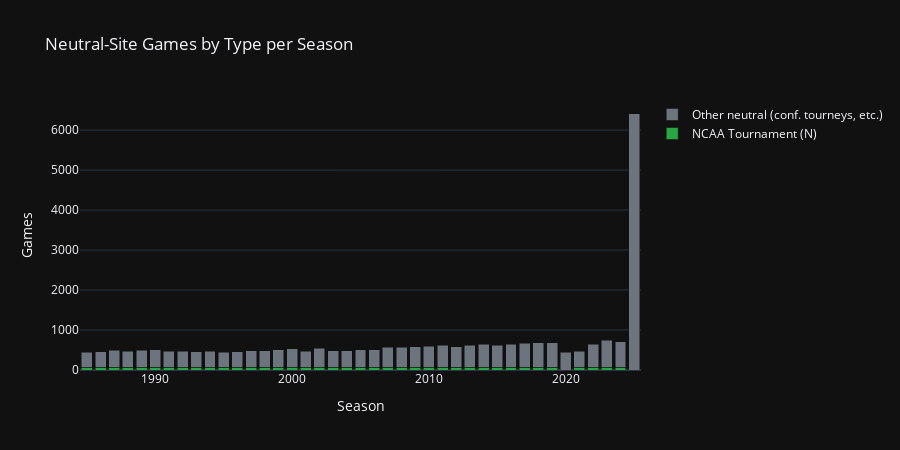

Here is the notebook cell this chart was saved with:
### Code cell
# ── 7.4  Neutral-site game analysis ──────────────────────────────────────────
neutral_df = all_games_df[all_games_df["loc"] == "N"].copy()

neutral_per_season = (
    neutral_df
    .groupby("season")
    .agg(
        neutral_total=("game_id", "count"),
        neutral_tournament=("is_tournament", "sum"),
    )
    .assign(neutral_non_tournament=lambda df: df["neutral_total"] - df["neutral_tournament"])
    .reset_index()
)

fig = go.Figure()
fig.add_trace(go.Bar(
    x=neutral_per_season["season"],
    y=neutral_per_season["neutral_tournament"],
    name="NCAA Tournament (N)",
    marker_color=COLOR_GOOD,
))
fig.add_trace(go.Bar(
    x=neutral_per_season["season"],
    y=neutral_per_season["neutral_non_tournament"],
    name="Other neutral (conf. tourneys, etc.)",
    marker_color=COLOR_NEUTRAL,
))
fig.update_layout(
    title="Neutral-Site Games by Type per Season",
    barmode="stack",
    xaxis_title="Season",
    yaxis_title="Games",
    template="plotly_dark",
    height=450,
)
fig.show()

print(f"Total neutral-site games         : {len(neutral_df):,}")
print(f"  of which is_tournament=True    : {neutral_df['is_tournament'].sum():,}")
print(f"  of which is_tournament=False   : {(~neutral_df['is_tournament']).sum():,}  (conf. tourneys, etc.)")

### Figure 1 — Plotly figure (JSON) as saved in the notebook; plotly's stock layout.template omitted (floating-point values rounded to 4 significant figures)
{"data": [{"marker": {"color": "#28a745"}, "name": "NCAA Tournament (N)", "type": "bar", "x": [1985, 1986, 1987, 1988, 1989, 1990, 1991, 1992, 1993, 1994, 1995, 1996, 1997, 1998, 1999, 2000, 2001, 2002, 2003, 2004, 2005, 2006, 2007, 2008, 2009, 2010, 2011, 2012, 2013, 2014, 2015, 2016, 2017, 2018, 2019, 2020, 2021, 2022, 2023, 2024, 2025], "y": [63, 63, 63, 63, 63, 63, 63, 63, 63, 63, 63, 63, 63, 63, 63, 63, 64, 64, 64, 64, 64, 64, 64, 64, 64, 64, 67, 67, 67, 67, 67, 67, 67, 67, 67, 0, 66, 67, 67, 67, 0]}, {"marker": {"color": "#6c757d"}, "name": "Other neutral (conf. tourneys, etc.)", "type": "bar", "x": [1985, 1986, 1987, 1988, 1989, 1990, 1991, 1992, 1993, 1994, 1995, 1996, 1997, 1998, 1999, 2000, 2001, 2002, 2003, 2004, 2005, 2006, 2007, 2008, 2009, 2010, 2011, 2012, 2013, 2014, 2015, 2016, 2017, 2018, 2019, 2020, 2021, 2022, 2023, 2024, 2025], "y": [379, 390, 427, 411, 428, 441, 407, 407, 391, 407, 378, 391, 413, 423, 443, 470, 404, 484, 418, 415, 439, 441, 504, 505, 521, 530, 546, 520, 547, 578, 556, 575, 598, 618, 609, 446, 406, 583, 672, 637, 6416]}], "layout": {"barmode": "stack", "height": 450, "title": {"text": "Neutral-Site Games by Type per Season"}, "xaxis": {"title": {"text": "Season"}}, "yaxis": {"title": {"text": "Games"}}}}
